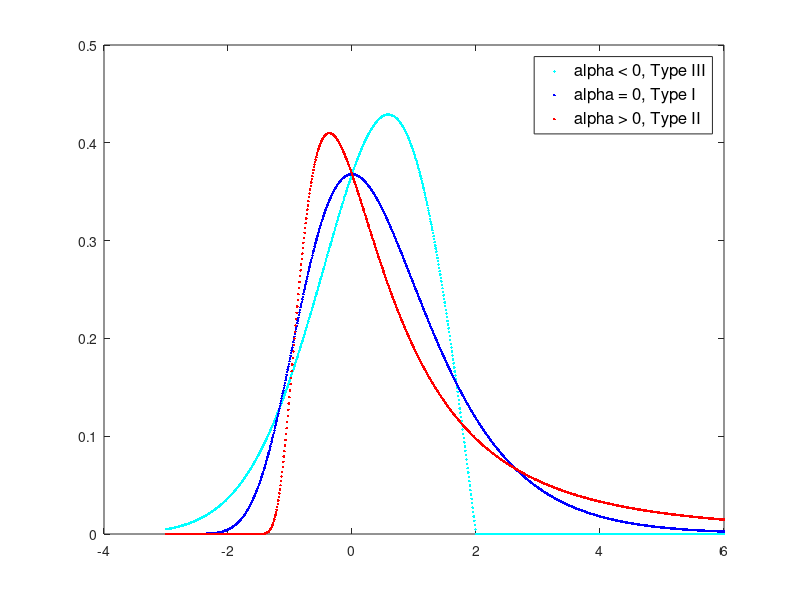

This chart was generated by the following MATLAB code:
% testGEV.m
x = linspace(-3,6,1000);
y1 = gevpdf(x,-.5,1,0); 
y2 = gevpdf(x,0,1,0); 
y3 = gevpdf(x,.5,1,0);
plot(x,y1,'.c', x,y2,'.b', x,y3,'.r')
legend({'alpha < 0, Type III' 'alpha = 0, Type I' 'alpha > 0, Type II'}, 'FontSize', 12)